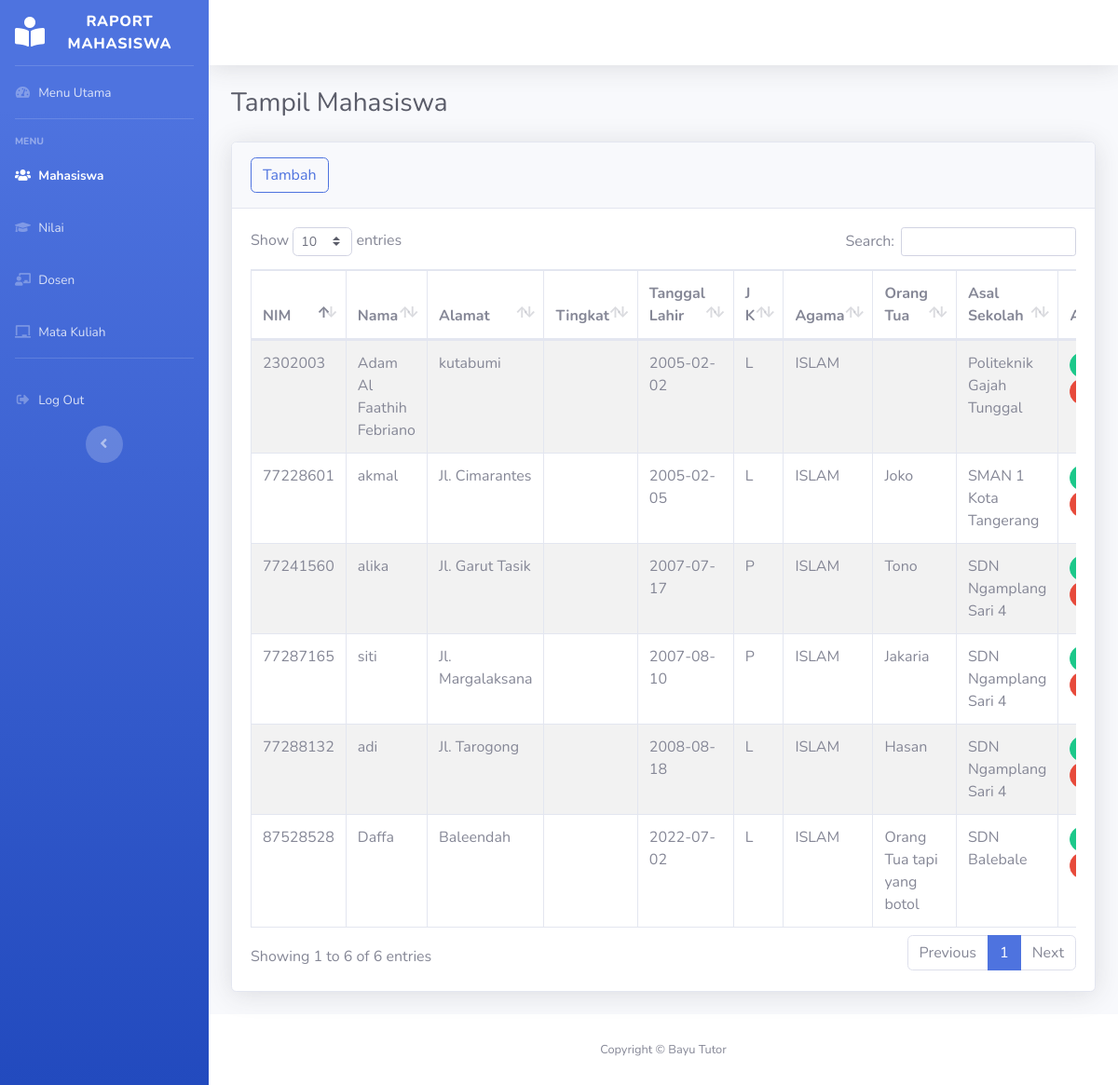
Screenshot of /siswa/siswa.php (signed in) with the database file from the repository.
### tables this page shows
CREATE TABLE `siswa` (
  `nis` varchar(8) NOT NULL,
  `nama` varchar(30) NOT NULL,
  `alamat` varchar(30) DEFAULT NULL,
  `kelas` enum('1','2','3') NOT NULL,
  `tanggal_lahir` date DEFAULT NULL,
  `jenis_kelamin` enum('L','P') DEFAULT NULL,
  `agama` enum('ISLAM','PROTESTAN','KATHOLIK','HINDU','BUDHA','KONGHUCU','LAINNYA') DEFAULT NULL,
  `orang_tua` varchar(30) DEFAULT NULL,
  `asal_sekolah` varchar(50) NOT NULL
);

### siswa/siswa.php (the view, shortened to what this page needs)
<!DOCTYPE html>
<html lang="en">
<head>
    <link href="../assets/vendor/fontawesome-free/css/all.min.css" rel="stylesheet" type="text/css">
    <link href="../assets/css/sb-admin-2.min.css" rel="stylesheet">
    <link href="../assets/vendor/datatables/dataTables.bootstrap4.min.css" rel="stylesheet">
</head>
<body id="page-top">
    <div id="wrapper">
       <?php include_once("../layout/sidebar.php") ?>
        <div id="content-wrapper" class="d-flex flex-column">
            <div id="content">
            <?php include_once("../layout/topbar.php") ?>
                <div class="container-fluid">
                    <h1 class="h3 mb-4 text-gray-800">Tampil Mahasiswa</h1>
                    <div class="card shadow mb-4">
                        <div class="card-header py-3">
                            <a href="siswa-tambah.php"><button type="button" class="btn btn-outline-primary rounded">Tambah</button></a>
                        </div>
                        <div class="card-body">
                            <?php
                            $db=dbConnect();
                            if($db->connect_errno==0){
                            $sql="SELECT * FROM siswa";
                            $res=$db->query($sql);
                            if($res){
                            ?>
                            <div class="table-responsive">
                                <table class="table table-bordered table-striped" id="dataTable" width="100%" cellspacing="0">
                                    <thead>
                                        <tr>
                                            <th>NIM</th>
                                            <th>Nama</th>
                                            <th>Alamat</th>
                                            <th>Tingkat</th>
                                            <th>Tanggal Lahir</th>
                                            <th>J K </th>
                                            <th>Agama</th>
                                            <th>Orang Tua</th>
                                            <th>Asal Sekolah</th>
                                            <th>Aksi</th>
                                        </tr>
                                    </thead>
                                    <tbody>
                                        <?php
                                        $data = $res->fetch_all(MYSQLI_ASSOC);
                                        foreach($data as $row){
                                        ?>
                                        <tr>
                                            <td><?= $row['nis']; ?></td>
                                            <td><?= $row['nama']; ?></td>
                                            <td><?= $row['alamat']; ?></td>
                                            <td><?= $row['kelas']; ?></td>
                                            <td><?= $row['tanggal_lahir'];?></td>
                                            <td><?= $row['jenis_kelamin']; ?></td>
                                            <td><?= $row['agama']; ?></td>
                                            <td><?= $row['orang_tua']; ?></td>
                                            <td><?= $row['asal_sekolah'] ?></td>
                                            <td>
                                                <a href="siswa-edit.php?nis=<?= $row['nis']?>" class="btn btn-success btn-circle btn-sm">
                                                </a>
                                                <a href="siswa-hapus.php?nis=<?= $row['nis'];?>" class="btn btn-danger btn-circle btn-sm hapus">
                                                </a>
                                            </td>
                                        </tr>
                                            <?php
                                    }
                                    ?>
                                    </tbody>
                                </table>
                                	<?php
	}else
		echo "Gagal Eksekusi SQL".(DEVELOPMENT?" : ".$db->error:"")."<br>";
}
else
	echo "Gagal koneksi".(DEVELOPMENT?" : ".$db->connect_error:"")."<br>";
?>
                            </div>
                        </div>
                </div>
            </div>
            <?php include_once("../layout/footer.php") ?>
        </div>
    </div>
</body>
</html>

### rows the page displays
siswa: nis "2302003", nama "Adam Al Faathih Febriano", alamat "kutabumi", tanggal_lahir "2005-02-02", jenis_kelamin "L", agama "ISLAM", asal_sekolah "Politeknik Gajah Tunggal"
siswa: nis "77228601", nama "akmal", alamat "Jl. Cimarantes", tanggal_lahir "2005-02-05", jenis_kelamin "L", agama "ISLAM", orang_tua "Joko", asal_sekolah "SMAN 1 Kota Tangerang"
siswa: nis "77241560", nama "alika", alamat "Jl. Garut Tasik", tanggal_lahir "2007-07-17", jenis_kelamin "P", agama "ISLAM", orang_tua "Tono", asal_sekolah "SDN Ngamplang Sari 4"
siswa: nis "77287165", nama "siti", alamat "Jl. Margalaksana", tanggal_lahir "2007-08-10", jenis_kelamin "P", agama "ISLAM", orang_tua "Jakaria", asal_sekolah "SDN Ngamplang Sari 4"
siswa: nis "77288132", nama "adi", alamat "Jl. Tarogong", tanggal_lahir "2008-08-18", jenis_kelamin "L", agama "ISLAM", orang_tua "Hasan", asal_sekolah "SDN Ngamplang Sari 4"
siswa: nis "87528528", nama "Daffa", alamat "Baleendah", tanggal_lahir "2022-07-02", jenis_kelamin "L", agama "ISLAM", orang_tua "Orang Tua tapi yang botol", asal_sekolah "SDN Balebale"
